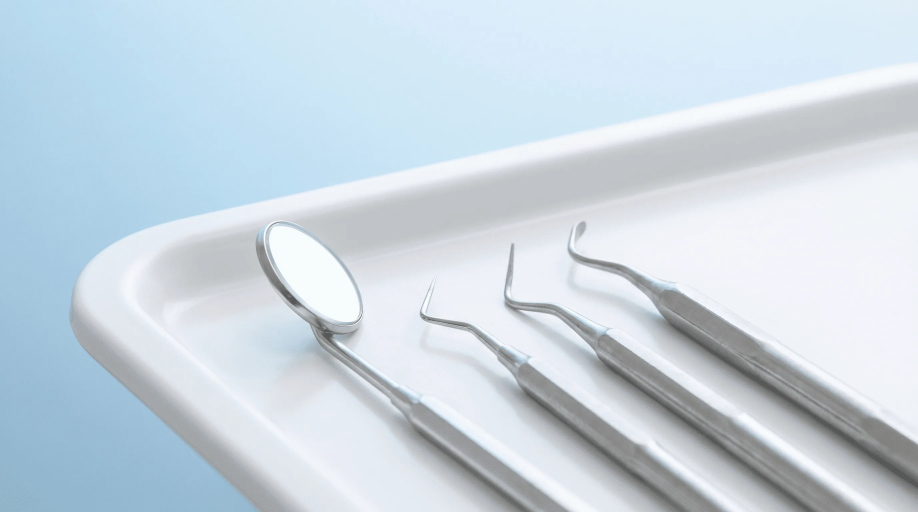
#> input picture assets/img/generated/caries-treatment.webp, 2752 x 1536 px, given in place of logo.png, which was not available (shown at 1/3 size)
$ python promo-cards.py
#> lines starting #> are read from the running program, lines starting #| are printed output that depends on the picture; pictures that were not available may be replaced by others from this repository, and a replacement may not be noted
"""Карточки акций для Яндекс.Бизнеса (1200x1200) в бренд-стиле Angel-Dent.

Состав и цены = promotions.html (источник правды — сайт). Фото-исходники
генерятся в Higgsfield (soul_2, славянская внешность, "no text, no logos")
и лежат в scratchpad сессии; при перегенерации карточки достаточно любого
подходящего фото 1152x2048 — путь указывается в CARDS. Шрифт Manrope-var.ttf
(github google/fonts). Готовые JPG заливаются в Higgsfield storage
(media_upload -> curl PUT -> media_confirm), ссылки — в google-doc
"Акции ЯБ — карточки и инструкция" на Drive владельца.
"""
from PIL import Image, ImageDraw, ImageFont, ImageFilter
from pathlib import Path
S = Path(__file__).parent
FONT = str(S/"fonts/Manrope-var.ttf")
def font(size, weight):
    f = ImageFont.truetype(FONT, size); f.set_variation_by_axes([weight]); return f
W,H=1200,1200
NAVY=(26,38,56); BLUE=(30,95,179); MUT=(64,83,110); GOLD=(245,166,35); BG=(234,242,252)
logo = Image.open("/home/user/Angel-Dent-site/assets/img/logo.png").convert("RGBA")

PANEL_X=660  # photo panel occupies x 660..1200
PANEL_W=W-PANEL_X

def feather_blur(photo, box, blur=14):
    x0,y0,x1,y1=box
    region=photo.crop(box).filter(ImageFilter.GaussianBlur(blur))
    m=Image.new("L",region.size,0)
    ImageDraw.Draw(m).rounded_rectangle([6,6,region.size[0]-6,region.size[1]-6],radius=20,fill=255)
    m=m.filter(ImageFilter.GaussianBlur(10))
    photo.paste(region,(x0,y0),m)

def make_card(out, photo_path, crop_x0, crop_y0, badge, title_lines, big, sub_lines,
              old_price=None, patches=None, zoom_w=None):
#> called with out = 'yb-promo-1-kt-plan.jpg', crop_x0 = 189, crop_y0 = 60, badge = '−44%', big = '4 200 ₽', old_price = '7 500 ₽'
    photo=Image.open(photo_path).convert("RGB")
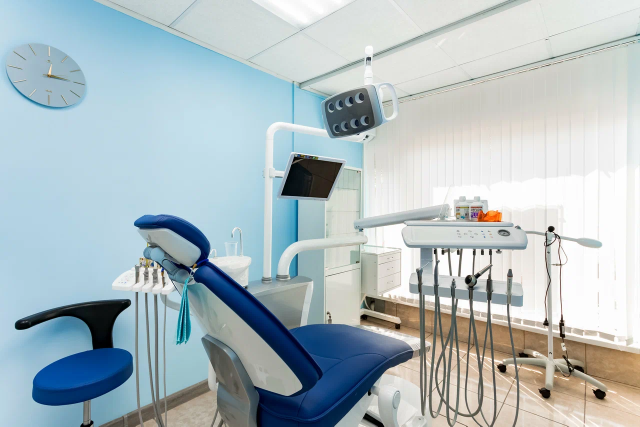
#> input picture assets/img/generated/clinic-real-hero.webp, 1280 x 853 px, given in place of story2-cta-photo.png, which was not available (shown at 1/2 size)
#> photo is the input picture: PIL image 1280x853 RGB; mean R, G, B 174.9, 188.7, 193.2
    if patches:
        for box in patches: feather_blur(photo,box)
#> this loop made 1 pass
#> pass 1, in feather_blur, `m=m.filter(ImageFilter.GaussianBlur(10))`:
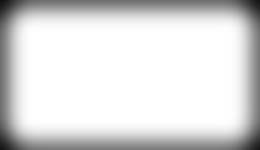
#> m: PIL image 260x150 L; min 16, max 255, mean 218.9
    pw,ph=photo.size
#> pw = 1280; ph = 853
    ratio=PANEL_W/H
    if zoom_w:
        cw=zoom_w; ch=int(cw/ratio)
        x0=max(0,min(pw-cw,crop_x0)); y0=max(0,min(ph-ch,crop_y0))
        crop=photo.crop((x0,y0,x0+cw,y0+ch)).resize((PANEL_W,H),Image.LANCZOS)
        return finish(out,crop,badge,title_lines,big,sub_lines,old_price)
    cw=int(ph*ratio) if pw/ph>ratio else pw
#> cw = 383
    ch=int(cw/ratio)
#> ch = 851
    if ch>ph: ch=ph; cw=int(ch*ratio)
    x0=max(0,min(pw-cw,crop_x0)); y0=max(0,min(ph-ch,crop_y0))
#> after `x0 = max(0, min(pw - cw, crop_x0))`: x0 = 189
#> after `y0 = max(0, min(ph - ch, crop_y0))`: y0 = 2
    crop=photo.crop((x0,y0,x0+cw,y0+ch)).resize((PANEL_W,H),Image.LANCZOS)
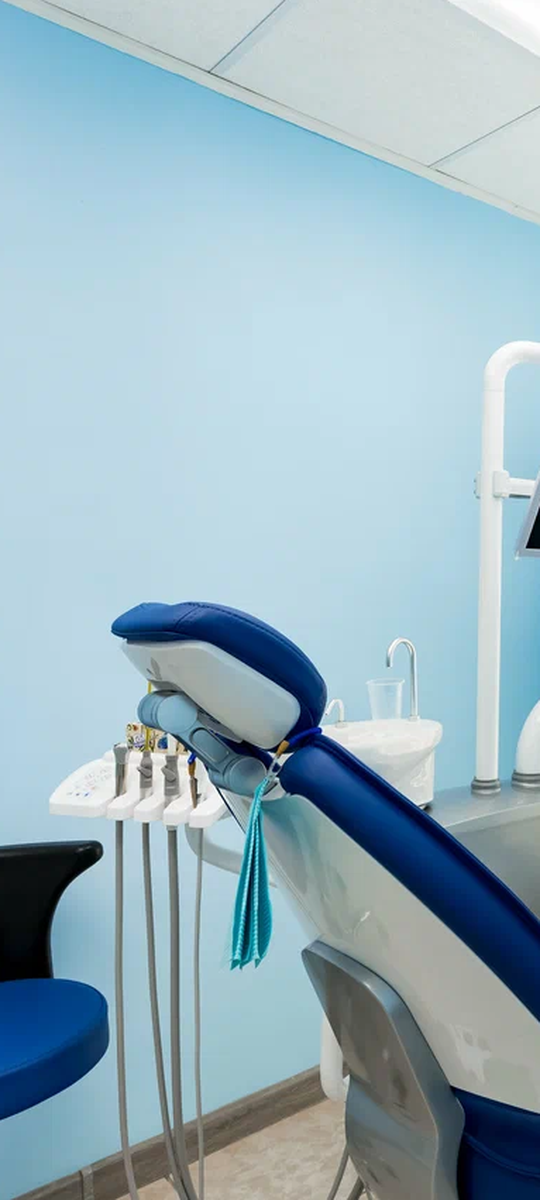
#> crop: PIL image 540x1200 RGB; mean R, G, B 153.4, 179.1, 190.4
    return finish(out,crop,badge,title_lines,big,sub_lines,old_price)

def finish(out,crop,badge,title_lines,big,sub_lines,old_price):
#> called with out = 'yb-promo-1-kt-plan.jpg', badge = '−44%', big = '4 200 ₽', old_price = '7 500 ₽'
    img=Image.new("RGBA",(W,H),BG+(255,))
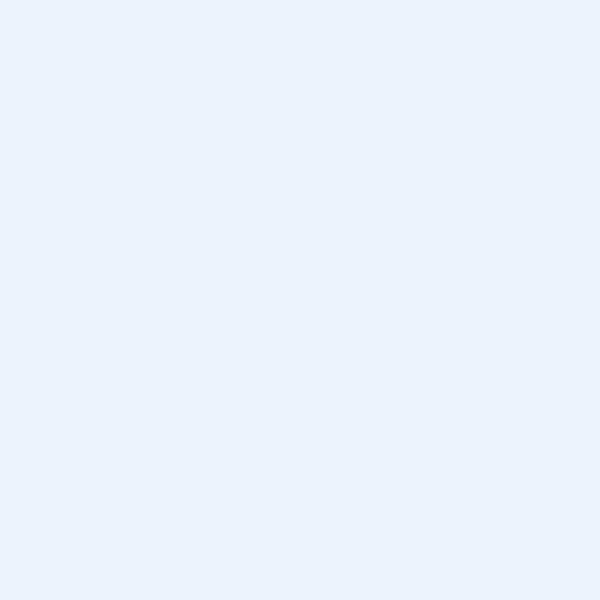
#> img: PIL image 1200x1200 RGBA (shown at 1/2 size); mean R, G, B, A 234, 242, 252, 255
    d=ImageDraw.Draw(img)
    d.ellipse([-260,900,340,1500],fill=(219,232,248,255))
    # photo panel with left fade
    fade=Image.new("L",(PANEL_W,H),255)
#> fade: PIL image 540x1200 L; every value is 255
    fd=ImageDraw.Draw(fade)
    for x in range(140):
        fd.line([(x,0),(x,H)],fill=int(255*x/140))
    img.paste(crop,(PANEL_X,0),fade)
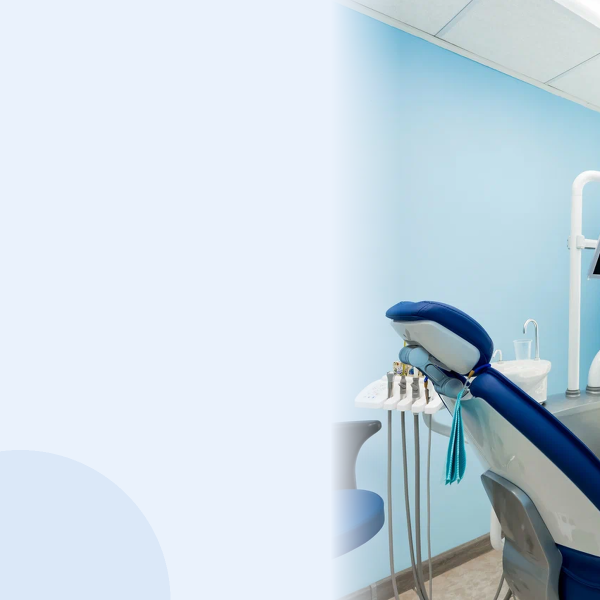
#> img: PIL image 1200x1200 RGBA (shown at 1/2 size); mean R, G, B, A 202.3, 217.1, 227.6, 255
    d=ImageDraw.Draw(img)
    # brand row
    lh=84; ls=logo.resize((lh,lh),Image.LANCZOS); img.paste(ls,(56,52),ls)
#> after `ls = logo.resize((lh, lh), Image.LANCZOS)`:
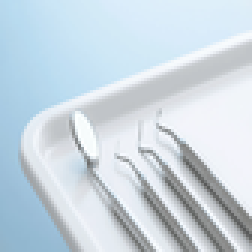
#> ls: PIL image 84x84 RGBA (shown 3 times larger); mean R, G, B, A 201.6, 215, 224.7, 255
    d=ImageDraw.Draw(img)
    d.text((160,58),"АНГЕЛ-ДЕНТ",font=font(38,800),fill=NAVY)
    d.text((160,102),"Стоматология · Реутов",font=font(28,600),fill=MUT)
    # gold badge
    f_b=font(40,800)
    bw=d.textlength(badge,font=f_b)
    bb=d.textbbox((0,0),badge,font=f_b)
    bx0,by0,bh=56,220,86
    d.rounded_rectangle([bx0,by0,bx0+bw+72,by0+bh],radius=43,fill=GOLD)
    d.text((bx0+36,by0+(bh-(bb[3]-bb[1]))//2-bb[1]),badge,font=f_b,fill=(46,32,4))
    # title
    ty=356
    for t in title_lines:
        d.text((56,ty),t,font=font(64,800),fill=NAVY); ty+=76
    # big benefit
    ty+=28
    f_big=font(104,800)
    d.text((56,ty),big,font=f_big,fill=BLUE)
    if old_price:
        f_old=font(46,600)
        ow=d.textlength(old_price,font=f_old)
        ox,oy=56+d.textlength(big,font=f_big)+30,ty+44
        d.text((ox,oy),old_price,font=f_old,fill=(140,152,170))
        d.line([ox-4,oy+30,ox+ow+4,oy+30],fill=(140,152,170),width=5)
    ty+=140
    for t in sub_lines:
        d.text((56,ty),t,font=font(37,600),fill=MUT); ty+=52
    # disclaimer
    d.text((56,1082),"Имеются противопоказания,",font=font(26,500),fill=(130,144,166))
    d.text((56,1118),"необходима консультация специалиста",font=font(26,500),fill=(130,144,166))
    img.convert("RGB").save(S/out,"JPEG",quality=90,optimize=True)
    print("built",out)

CARDS=[
 dict(out="yb-promo-1-kt-plan.jpg", photo_path=S/"story2-cta-photo.png", crop_x0=189, crop_y0=60,
      badge="−44%", title_lines=["КТ + план","лечения"], big="4 200 ₽", old_price="7 500 ₽",
      sub_lines=["Снимок, осмотр главврача,","план с фиксированными ценами.","При договоре — бесплатно"],
      patches=[(560,1430,820,1580)]),
 dict(out="yb-promo-2-amazing-white.jpg", photo_path=S/"story10-cta-photo.png", crop_x0=189, crop_y0=60,
      badge="−30%", title_lines=["Отбеливание","Amazing White"], big="17 500 ₽", old_price="25 000 ₽",
      sub_lines=["Обе челюсти «под ключ»","за один визит"],
      patches=[(600,355,780,450)]),
 dict(out="yb-promo-3-implant.jpg", photo_path=S/"implant-macro.png", crop_x0=678, crop_y0=0,
      badge="Подарок", title_lines=["Каждый 3-й","имплант"], big="в подарок", old_price=None,
      sub_lines=["При установке нескольких","имплантатов. Гарантия 10 лет"],
      patches=None),
 dict(out="yb-promo-4-chistka.jpg", photo_path=S/"promo-gift.png", crop_x0=189, crop_y0=100,
      badge="Подарок", title_lines=["Чистка","в подарок"], big="0 ₽", old_price="5 000 ₽",
      sub_lines=["Профгигиена при договоре на","имплантацию или брекеты"],
      patches=None),
 dict(out="yb-promo-5-ortodont.jpg", photo_path=S/"story7-cover-photo.png", crop_x0=189, crop_y0=328,
      badge="0 ₽", title_lines=["Консультация","ортодонта"], big="бесплатно", old_price=None,
      sub_lines=["С расчётом ТРГ. Поможем","выбрать брекеты или элайнеры"],
      patches=None),
 dict(out="yb-promo-6-lgoty.jpg", photo_path=S/"promo-seniors.png", crop_x0=290, crop_y0=60,
      badge="Скидка", title_lines=["Пенсионерам,","многодетным,","военным"], big="−10%", old_price=None,
      sub_lines=["На лечение, протезирование","и гигиену — постоянно"],
      patches=[(190,1060,360,1300),(460,1050,620,1240)]),
 dict(out="yb-promo-7-family.jpg", photo_path=S/"promo-family.png", crop_x0=180, crop_y0=493, zoom_w=700,
      badge="Семьям", title_lines=["Семейная","программа"], big="до −10%", old_price=None,
      sub_lines=["Скидка всем членам семьи","при лечении от 3 человек"],
      patches=None),
]
#> (the run stopped early here; a loop or call above may not have finished)
